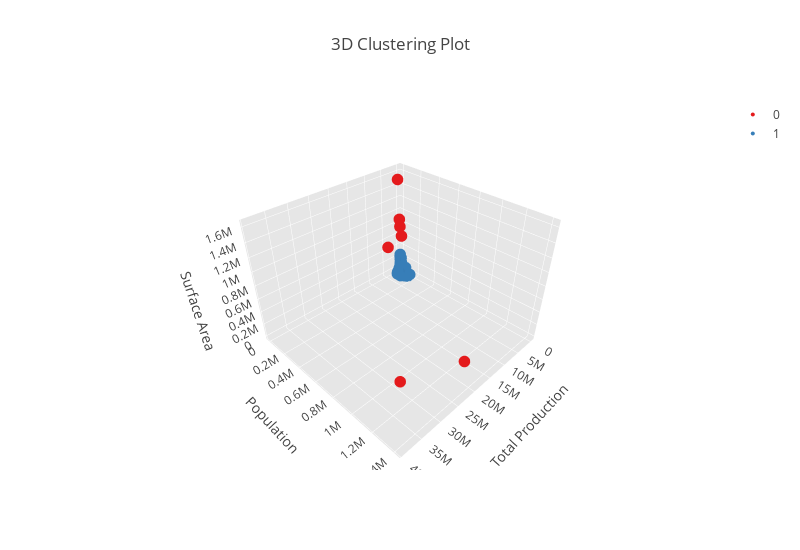

Here is the notebook cell this chart was saved with:
### Code cell
clust_labels1 = Agglomerative(X, 2)
agglomerative = pd.DataFrame(clust_labels1)
X.insert((X.shape[1]),'agglomerative',agglomerative)
Plot3dClustering(n=3, X=X, type_c='agglomerative')

### Figure 1 — Plotly figure (JSON) as saved in the notebook; plotly's stock layout.template omitted (floating-point values rounded to 4 significant figures; data arrays with more than 128 entries replaced by an {"elided": "..."} marker saying what was removed)
{"data": [{"marker": {"color": "rgb(228,26,28)", "line": {"width": 0}, "size": 4}, "mode": "markers", "name": 0, "type": "scatter3d", "x": [779000.0, 5364000.0, 1320000.0, 39000000.0, 19900000.0, 4815000.0, 12780000.0], "y": [24450.0, 209300.0, 36620.0, 1410000.0, 1339000.0, 144000.0, 324500.0], "z": [768200.0, 835800.0, 909400.0, 938800.0, 297300.0, 1638000.0, 914700.0]}, {"alphahull": 7, "color": "rgb(228,26,28)", "name": "y", "opacity": 0.1, "type": "mesh3d", "x": [779000.0, 5364000.0, 1320000.0, 39000000.0, 19900000.0, 4815000.0, 12780000.0], "y": [24450.0, 209300.0, 36620.0, 1410000.0, 1339000.0, 144000.0, 324500.0], "z": [768200.0, 835800.0, 909400.0, 938800.0, 297300.0, 1638000.0, 914700.0]}, {"marker": {"color": "rgb(55,126,184)", "line": {"width": 0}, "size": 4}, "mode": "markers", "name": 1, "type": "scatter3d", "x": {"elided": "167 float values"}, "y": {"elided": "167 float values"}, "z": {"elided": "167 float values"}}, {"alphahull": 7, "color": "rgb(55,126,184)", "name": "y", "opacity": 0.1, "type": "mesh3d", "x": {"elided": "167 float values"}, "y": {"elided": "167 float values"}, "z": {"elided": "167 float values"}}, {"marker": {"color": "rgb(77,175,74)", "line": {"width": 0}, "size": 4}, "mode": "markers", "name": 2, "type": "scatter3d", "x": [], "y": [], "z": []}, {"alphahull": 7, "color": "rgb(77,175,74)", "name": "y", "opacity": 0.1, "type": "mesh3d", "x": [], "y": [], "z": []}], "layout": {"autosize": false, "height": 550, "scene": {"aspectmode": "manual", "aspectratio": {"x": 1, "y": 1, "z": 0.7}, "xaxis": {"backgroundcolor": "rgb(230, 230,230)", "gridcolor": "rgb(255, 255, 255)", "showbackground": true, "title": "Total Production", "zerolinecolor": "rgb(255, 255, 255)"}, "yaxis": {"backgroundcolor": "rgb(230, 230,230)", "gridcolor": "rgb(255, 255, 255)", "showbackground": true, "title": "Population", "zerolinecolor": "rgb(255, 255, 255)"}, "zaxis": {"backgroundcolor": "rgb(230, 230,230)", "gridcolor": "rgb(255, 255, 255)", "showbackground": true, "title": "Surface Area", "zerolinecolor": "rgb(255, 255, 255)"}}, "title": "3D Clustering Plot", "width": 800}}
